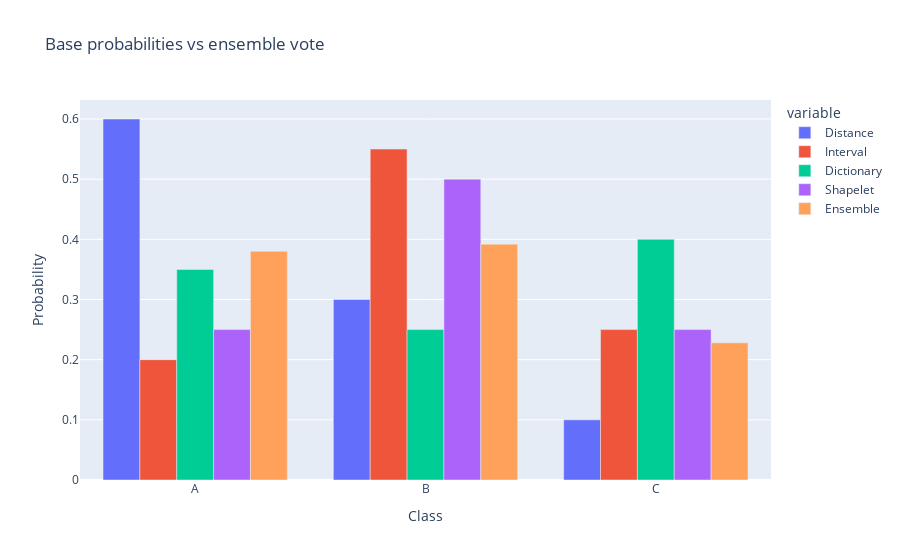

The cell this chart's notebook holds for it:
### Code cell
import numpy as np
import pandas as pd
import plotly.express as px

classes = ["A", "B", "C"]
base = pd.DataFrame(
    {
        "Distance": [0.60, 0.30, 0.10],
        "Interval": [0.20, 0.55, 0.25],
        "Dictionary": [0.35, 0.25, 0.40],
        "Shapelet": [0.25, 0.50, 0.25],
    },
    index=classes,
)
weights = np.array([0.35, 0.25, 0.20, 0.20])
ensemble = (base.values @ weights).round(3)
base["Ensemble"] = ensemble

fig = px.bar(
    base.reset_index().melt(id_vars="index"),
    x="index",
    y="value",
    color="variable",
    barmode="group",
    title="Base probabilities vs ensemble vote",
)
fig.update_layout(xaxis_title="Class", yaxis_title="Probability")
fig.show()

### Figure 1 — Plotly figure (JSON) as saved in the notebook; plotly's stock layout.template omitted (floating-point values rounded to 4 significant figures)
{"data": [{"alignmentgroup": "True", "hovertemplate": "variable=Distance<br>index=%{x}<br>value=%{y}<extra></extra>", "legendgroup": "Distance", "marker": {"color": "#636efa", "pattern": {"shape": ""}}, "name": "Distance", "offsetgroup": "Distance", "orientation": "v", "showlegend": true, "textposition": "auto", "type": "bar", "x": ["A", "B", "C"], "xaxis": "x", "y": [0.6, 0.3, 0.1], "yaxis": "y"}, {"alignmentgroup": "True", "hovertemplate": "variable=Interval<br>index=%{x}<br>value=%{y}<extra></extra>", "legendgroup": "Interval", "marker": {"color": "#EF553B", "pattern": {"shape": ""}}, "name": "Interval", "offsetgroup": "Interval", "orientation": "v", "showlegend": true, "textposition": "auto", "type": "bar", "x": ["A", "B", "C"], "xaxis": "x", "y": [0.2, 0.55, 0.25], "yaxis": "y"}, {"alignmentgroup": "True", "hovertemplate": "variable=Dictionary<br>index=%{x}<br>value=%{y}<extra></extra>", "legendgroup": "Dictionary", "marker": {"color": "#00cc96", "pattern": {"shape": ""}}, "name": "Dictionary", "offsetgroup": "Dictionary", "orientation": "v", "showlegend": true, "textposition": "auto", "type": "bar", "x": ["A", "B", "C"], "xaxis": "x", "y": [0.35, 0.25, 0.4], "yaxis": "y"}, {"alignmentgroup": "True", "hovertemplate": "variable=Shapelet<br>index=%{x}<br>value=%{y}<extra></extra>", "legendgroup": "Shapelet", "marker": {"color": "#ab63fa", "pattern": {"shape": ""}}, "name": "Shapelet", "offsetgroup": "Shapelet", "orientation": "v", "showlegend": true, "textposition": "auto", "type": "bar", "x": ["A", "B", "C"], "xaxis": "x", "y": [0.25, 0.5, 0.25], "yaxis": "y"}, {"alignmentgroup": "True", "hovertemplate": "variable=Ensemble<br>index=%{x}<br>value=%{y}<extra></extra>", "legendgroup": "Ensemble", "marker": {"color": "#FFA15A", "pattern": {"shape": ""}}, "name": "Ensemble", "offsetgroup": "Ensemble", "orientation": "v", "showlegend": true, "textposition": "auto", "type": "bar", "x": ["A", "B", "C"], "xaxis": "x", "y": [0.38, 0.392, 0.228], "yaxis": "y"}], "layout": {"barmode": "group", "legend": {"title": {"text": "variable"}, "tracegroupgap": 0}, "title": {"text": "Base probabilities vs ensemble vote"}, "xaxis": {"anchor": "y", "domain": [0.0, 1.0], "title": {"text": "Class"}}, "yaxis": {"anchor": "x", "domain": [0.0, 1.0], "title": {"text": "Probability"}}}}
